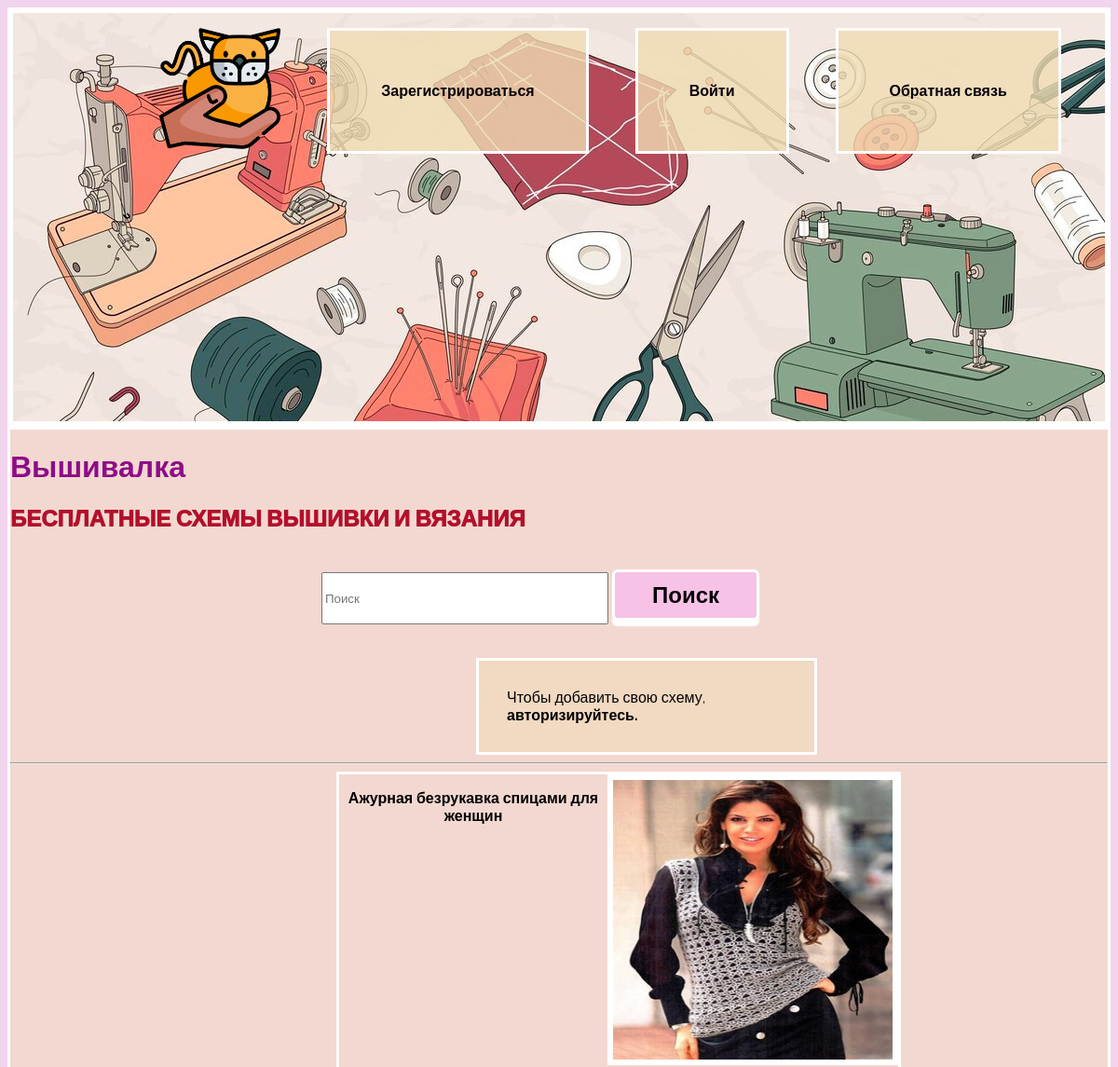
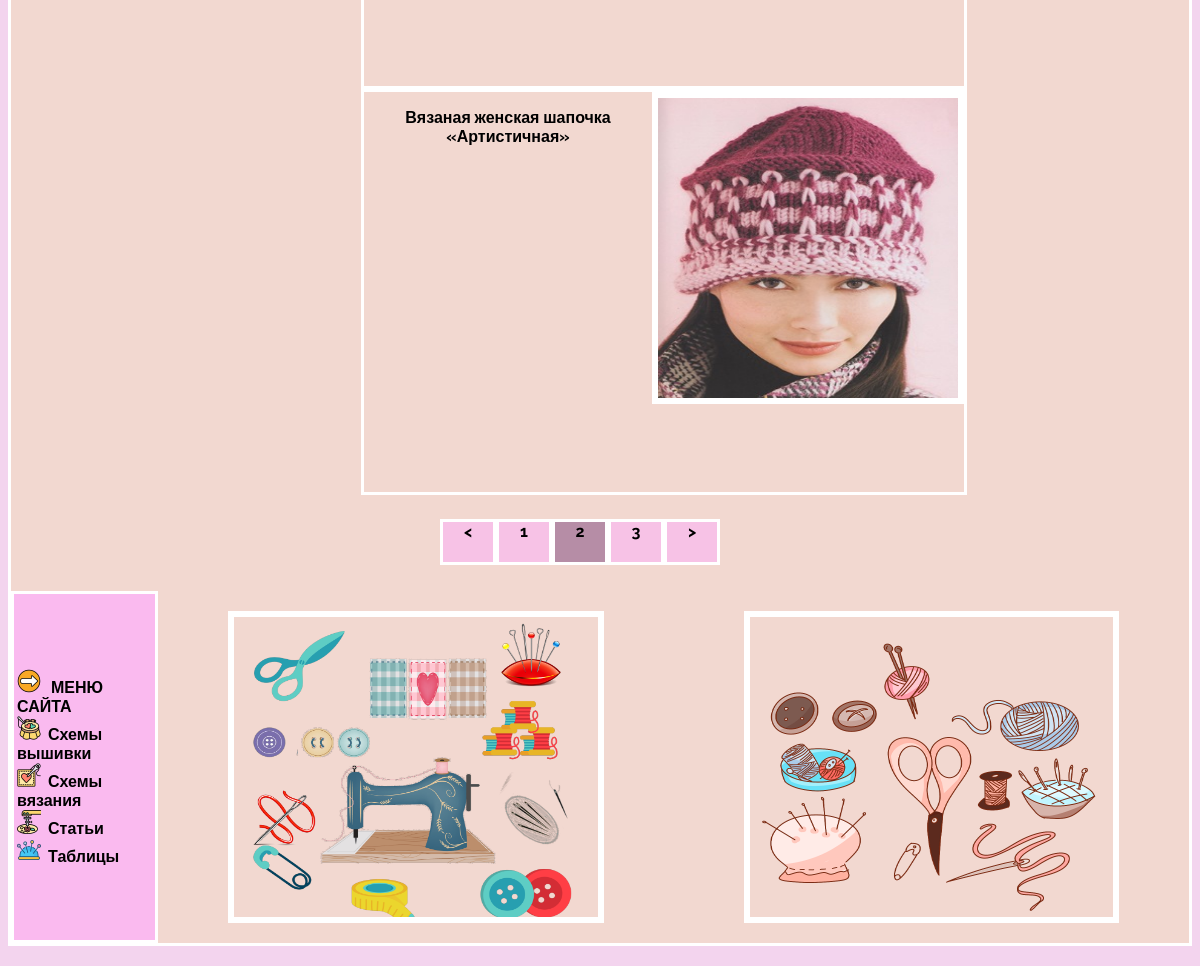
Page /shemi_vyazania/?page=2 on the committed database (2 pictures, top to bottom).
### main_project/models.py (models this page shows, shortened)
class Vyazanie(models.Model):
    name = models.CharField(max_length=256, verbose_name='Название')
    image = models.ImageField(upload_to='products_images/', blank=True, verbose_name='Изображение')
    description = models.TextField(blank=True, verbose_name='Описание')
    category = models.ForeignKey(ProductCategory, on_delete=models.CASCADE,
                                 verbose_name='Категория')  # привязать категорию к продукту
    class Meta:
        verbose_name = "Схемы вязания"
        verbose_name_plural = "Схемы вязания"

### main_project/views.py (the view)
# urls.py: path('shemi_vyazania/', views.shemi_vyazania, name='shemi_vyazania'),
def shemi_vyazania(request):
    search_query = ''
    if request.GET.get('search_query'):
        search_query = request.GET.get('search_query')
    vyaz = Vyazanie.objects.filter(name__icontains=search_query)
    page = request.GET.get('page')
    results = 2
    paginator = Paginator(vyaz, results)
    try:
        vyaz = paginator.page(page)
    except PageNotAnInteger:
        page = 1
        vyaz = paginator.page(page)
    except EmptyPage:
        page = paginator.num_pages
        vyaz = paginator.page(page)
    context = {
        'categories': ProductCategory.objects.all(),
        'vyazanie': vyaz,
        'search_query': search_query,
        'paginator': paginator,
    }
    return render(request, 'main_project/shemi_vyazania.html', context)

### main_project/templates/main_project/shemi_vyazania.html
{% extends 'main_project/base.html' %}
{% load static %}
{% block content %}
<div class="section__search">
    <form action="{% url 'shemi_vyazania' %}" class="form" method="get">
        <div class="form__field">
            <input type="text" class="input_search" id="formInput#search" name="search_query"
            placeholder="Поиск">
        <button class="btn_search" type="submit">Поиск</button></div>
    </form>
</div>
{% if user.is_authenticated %}
<a href="{% url 'create_vyaz' %}" class="main3">Добавить схему</a>
{% else %}
<p class="main2">Чтобы добавить свою схему,<a href="{% url 'loginuser' %}" >авторизируйтесь.</a> </p>
{% endif %}
<hr>
{% for vyaz in vyazanie %}
<div class="shem">
    <p class="text1">{{ vyaz.name }}</p><br>
    <a href="{% url 'single_vyaz' vyaz.id %}"><img src="{{ vyaz.image.url }}" alt="" class="img_shem"></a><br>
</div>
{% endfor %}
{% include 'main_project/pagination.html' with queryset=vyazanie %}
{% endblock %}

### main_project/static/css/style11.css (style rules this page uses)
body { background: rgb(243, 212, 238); font-family: 'Raleway', sans-serif; }
a { text-decoration: none; color: #000000; font-weight: bold; }
button { background: rgb(250, 186, 239, 0.7); border: 3px solid white; font-family: 'Raleway', sans-serif; color: #060007; font-weight: bold; margin-top: 0; box-shadow: 0 6px 2px #fff; border-radius: 6px; padding: 10px 40px; margin-top: 0px; font-size: 24px; cursor: pointer; }
.shem { margin-left: 350px; border: 3px solid white; width: 600px; height: 400px; justify-content: center; display: flex; }
.img_shem { margin-bottom: 40px; border: 6px solid white; font-size: 30px; width: 300px; height: 300px; margin-bottom: 30px; }
.text1 { color: #000000; font-weight: bold; text-align: center; }
.main2 { text-decoration: none; color: #060007; border: 3px solid white; padding: 30px; margin-left: 500px; margin-bottom: 0; text-align: center; display: flex; flex-wrap: wrap; width: 300px; background: rgba(241, 221, 179, 0.5); }
.input_search { width: 300px; height: 50px; }
.btn_search { background: rgb(250, 186, 239, 0.7); border: 3px solid white; font-family: 'Raleway', sans-serif; color: #060007; font-weight: bold; margin-top: 0; }
.section__search { display: flex; align-items: center; justify-content: center; }
.form { margin-top: 10px; margin-bottom: 10px; margin-right: 20px; text-align: right; }
.form__field { margin-top: 10px; margin-bottom: 10px; margin-right: 50px; margin-left: 30px; text-align: left }

### rows in the picture
Vyazanie: name "Ажурная безрукавка спицами для женщин", image (picture)
Vyazanie: name "Вязаная женская шапочка «Артистичная»", image (picture)

### other values in the picture
{{ page }} "1" "3"
{{ page }} "2"
